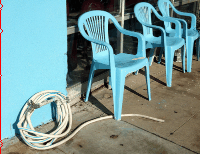
#> input picture study/计算机视觉实验/data/seamCarvingOut/46.gif, 200 x 154 px, given in place of 46.png, which was not available
$ python segmentation.py   (older library calls are emulated)
#> lines starting #> are read from the running program, lines starting #| are printed output that depends on the picture; pictures that were not available may be replaced by others from this repository, and a replacement may not be noted
# 放在data文件夹同目录下~

import cv2, os, numpy as np, random

def cal(x, y):
    return ((x[0]-y[0])**2 + (x[1]-y[1])**2 + (x[2]-y[2])**2) ** (1/2)

def find(fa, k):
    if fa[k] != k:
        fa[k] = find(fa, fa[k])
    return fa[k]

def getMiddle(index, p):
    n, m = p.shape[:2]
    middleImage, l, s = np.zeros((n, m, 3), dtype=np.uint32), [], []
    for i in range(n):
        for j in range(m):
            if p[i, j] not in l: l.append(p[i, j])
    for i in range(len(l)):
        s.append((random.randint(0, 255), random.randint(0, 255), random.randint(0, 255)))
    for i in range(n):
        for j in range(m):
            middleImage[i, j, :] = s[l.index(p[i, j])]
    cv2.imwrite('data/segmentationOut/' + index + '_middle.png', middleImage.astype(np.float64))

def test(index, k):
    # 初始化
#> called with index = '46', k = 500
    inImage = cv2.imread('data/imgs/' + index + '.png').astype(np.float64)
    mask = cv2.imread('data/gt/' + index + '.png', 0).astype(np.uint32)
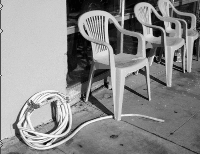
#> mask: shape (154, 200) uint32; min 2, max 248, mean 139.6
    if not os.path.exists('data/segmentationOut'): os.mkdir('data/segmentationOut')
    n, m = inImage.shape[:2]
#> n = 154; m = 200
    fa, size, threshold = np.zeros(n*m, dtype=np.uint32), np.zeros(n*m, dtype=np.uint32), np.zeros(n*m, dtype=np.float)
    for i in range(n*m):
        fa[i], size[i], threshold[i] = i, 1, k
    # 分割区域
    lis = []
    for i in range(n):
        for j in range(m-1):
            lis.append((i, j, i, j+1, cal(inImage[i, j], inImage[i, j+1])))
#> after the loop, lis = 30646 items
    for i in range(n-1):
        for j in range(m):
            lis.append((i, j, i+1, j, cal(inImage[i, j], inImage[i+1, j])))
#> after the loop, lis = 61246 items
    lis.sort(key=lambda edge: edge[4])
    for edge in lis:
        a, b = find(fa, edge[0]*m+edge[1]), find(fa, edge[2]*m+edge[3])
        if a != b and edge[4] <= threshold[a] and edge[4] <= threshold[b]:
            fa[b] = a
            size[a] += size[b]
            threshold[a] = edge[4] + k/size[a]
#> this loop made 61246 passes
#> (edge, a, b) on passes 1 to 3: ((0, 5, 0, 6, 0), 5, 6), ((0, 11, 0, 12, 0), 11, 12), ((0, 15, 0, 16, 0), 15, 16)
    # 合并<50的区域
    for edge in lis:
        a, b = find(fa, edge[0]*m+edge[1]), find(fa, edge[2]*m+edge[3])
        if a != b and (size[a] < 50 or size[b] < 50):
            fa[b] = a
            size[a] += size[b]
#> this loop made 61246 passes
#> (edge, a, b) on passes 1 to 3: ((0, 5, 0, 6, 0), 201, 201), ((0, 11, 0, 12, 0), 212, 212), ((0, 15, 0, 16, 0), 212, 212)
    # 区域标号
    p, l = np.zeros((n, m), dtype=np.uint32), []
#> l = []
    for i in range(n):
        for j in range(m):
            p[i, j] = find(fa, i*m+j)
            if p[i, j] not in l: l.append(p[i, j])
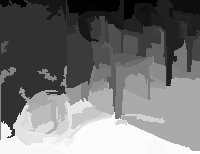
#> p: shape (154, 200) uint32; min 101, max 29179, mean 13584.8; drawn with min black and max white
#> after the loop, l = 94 values, max 29179 at index 93, min 101 at index 5, mean 14000.2
    getMiddle(index, p)
#> in getMiddle, `n, m = p.shape[:2]`: n = 154; m = 200
#> the loop in getMiddle, `for i in range(len(l)):` made 94 passes
#> after the loop in getMiddle, `for i in range(len(l)):`: s = 94 items, first 6: (197, 215, 20), (132, 248, 207), (155, 244, 183), (111, 71, 144), (71, 48, 128), (75, 158, 50)
#> after the loop in getMiddle, `for i in range(n):`:
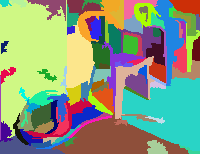
#> middleImage: shape (154, 200, 3) uint32; mean of channels 0, 1, 2 125, 154, 137.6; drawn as B, G, R
    # 判断区域是否为前景/背景
    l1, l2, l3 = [0] * len(l), [0] * len(l), [0] * len(l)
#> l1 = 94 values from 0 to 0; l2 = 94 values from 0 to 0; l3 = 94 values from 0 to 0
    for i in range(n):
        for j in range(m):
            if mask[i, j] == 255: l1[l.index(p[i, j])] += 1
            else: l2[l.index(p[i, j])] += 1
#> after the loop, l2 = 94 values, max 6066 at index 1, min 50 at index 75, mean 327.7
    for i in range(len(l)):
        if l1[i]+l2[i] > 0 and l1[i] / (l1[i]+l2[i]) >= 0.5: l3[i] = 255
        else: l3[i] = 0
#> this loop made 94 passes
    # 计算IOU
    a, b, c = 0, 0, 0
    for i in range(n):
        for j in range(m):
            p[i, j] = l3[l.index(p[i, j])]
            if p[i, j] == 255 and mask[i, j] == 255: c += 1
            elif p[i, j] == 255: a += 1
            elif mask[i, j] == 255: b += 1
#> p: shape (154, 200) uint32; every value is 0
#> after the loop, a = 0; b = 0; c = 0
#> (the run stopped early here; a loop or call above may not have finished)

$ run again, with study/计算机视觉实验/data/seamCarvingOut/146.png saved as study/计算机视觉实验/data/seamCarvingOut/46.gif
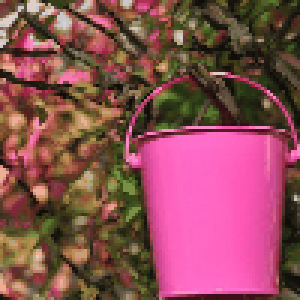
#> input picture study/计算机视觉实验/data/seamCarvingOut/146.png, 100 x 100 px, given in place of 46.png, which was not available (shown 3 times larger)
#> after the loop in test, `for i in range(n):`: lis = 9900 items, first 6: (0, 0, 0, 1, 43.93), (0, 1, 0, 2, 63.91), (0, 2, 0, 3, 23.49), (0, 3, 0, 4, 18.25), (0, 4, 0, 5, 15.81), (0, 5, 0, 6, 42.36)
#> the loop in test, `for i in range(n-1):` made 99 passes
#> after the loop in test, `for i in range(n-1):`: lis = 19800 items, first 6: (0, 0, 0, 1, 43.93), (0, 1, 0, 2, 63.91), (0, 2, 0, 3, 23.49), (0, 3, 0, 4, 18.25), (0, 4, 0, 5, 15.81), (0, 5, 0, 6, 42.36)
#> the loop in test, `for edge in lis:` made 19800 passes
#> (edge, a, b) on passes 1 to 3: ((0, 10, 0, 11, 0), 10, 11), ((0, 41, 0, 42, 0), 41, 42), ((0, 42, 0, 43, 0), 41, 43)
#> after the loop in test, `for edge in lis:`: fa = 10000 values, max 9968 at index 9969, min 0 at index 0, mean 4499.8; size = 10000 values, max 1852 at index 7231, min 1 at index 1, mean 24.17; threshold = 10000 values, max 500 at index 1, min 2.48 at index 6762, mean 346.8
#> the loop in test, `for edge in lis:` made 19800 passes
#> (edge, a, b) on passes 1 to 3: ((0, 10, 0, 11, 0), 309, 309), ((0, 41, 0, 42, 0), 40, 40), ((0, 42, 0, 43, 0), 40, 40)
#> after the loop in test, `for edge in lis:`: fa = 10000 values, max 9800 at index 7800, min 0 at index 1, mean 4519.5; size = 10000 values, max 2227 at index 4612, min 1 at index 1, mean 35.09
#> after the loop in test, `for i in range(n):`:
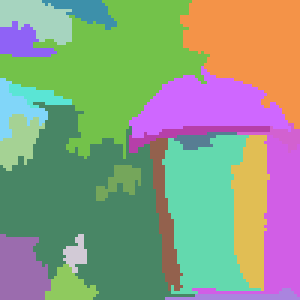
#> p: shape (100, 100) uint32 (shown 3 times larger); 22 distinct labels, from 9 to 9800; one colour per label, 0 black
#> after the loop in test, `for i in range(n):`: l = [9, 123, 2721, 75, 704, 3053, 2601, 3220, 4612, 5602, 4399, 4261, 4469, 9660, 7587, 9494, 4652, 6039, 9800, 8621, 8919, 9793]
#> in getMiddle, `n, m = p.shape[:2]`: n = 100
#> the loop in getMiddle, `for i in range(len(l)):` made 22 passes
#> after the loop in getMiddle, `for i in range(len(l)):`: s = 22 items, first 6: (197, 215, 20), (132, 248, 207), (155, 244, 183), (111, 71, 144), (71, 48, 128), (75, 158, 50)
#> after the loop in getMiddle, `for i in range(n):`:
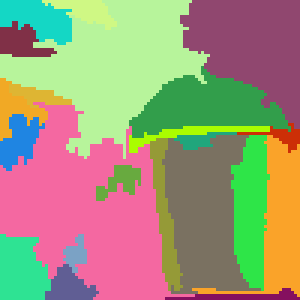
#> middleImage: shape (100, 100, 3) uint32 (shown 3 times larger); mean of channels 0, 1, 2 120.3, 151.9, 159.4; drawn as B, G, R
#> in test, `l1, l2, l3 = [0] * len(l), [0] * len(l), [0] * len(l)`: l1 = [0, 0, 0, 0, 0, 0, 0, 0, 0, 0, 0, 0, 0, 0, 0, 0, 0, 0, 0, 0, 0, 0]; l2 has the same summary as l1; l3 has the same summary as l1
#> after the loop in test, `for i in range(n):`: l2 = [244, 121, 1767, 1098, 137, 691, 133, 84, 2227, 165, 63, 121, 60, 1103, 484, 600, 227, 96, 304, 60, 128, 87]
#> the loop in test, `for i in range(len(l)):` made 22 passes
#> after the loop in test, `for i in range(n):`: a = 0

$ run again, with study/计算机视觉实验/data/seamCarvingOut/446.png saved as study/计算机视觉实验/data/seamCarvingOut/46.gif
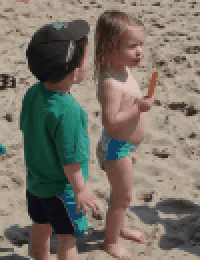
#> input picture study/计算机视觉实验/data/seamCarvingOut/446.png, 100 x 130 px, given in place of 46.png, which was not available (shown 2 times larger)
#> after the loop in test, `for i in range(n):`: lis = 12870 items, first 6: (0, 0, 0, 1, 6.93), (0, 1, 0, 2, 6.16), (0, 2, 0, 3, 12.88), (0, 3, 0, 4, 23.19), (0, 4, 0, 5, 24.41), (0, 5, 0, 6, 5.92)
#> the loop in test, `for i in range(n-1):` made 129 passes
#> after the loop in test, `for i in range(n-1):`: lis = 25770 items
#> the loop in test, `for edge in lis:` made 25770 passes
#> (edge, a, b) on passes 1 to 3: ((0, 8, 0, 9, 0), 8, 9), ((0, 12, 0, 13, 0), 12, 13), ((1, 50, 1, 51, 0), 150, 151)
#> after the loop in test, `for edge in lis:`: fa = 13000 values, max 12990 at index 12996, min 0 at index 1, mean 6475.9; size = 13000 values, max 2147 at index 8063, min 1 at index 2, mean 18.95; threshold = 13000 values, max 500 at index 2, min 4.99 at index 10129, mean 337.5
#> the loop in test, `for edge in lis:` made 25770 passes
#> (edge, a, b) on passes 1 to 3: ((0, 8, 0, 9, 0), 8, 8), ((0, 12, 0, 13, 0), 8, 8), ((1, 50, 1, 51, 0), 3465, 3465)
#> after the loop in test, `for edge in lis:`: fa = 13000 values, max 12943 at index 12646, min 8 at index 5, mean 6440; size = 13000 values, max 2546 at index 8985, min 1 at index 2, mean 30.59
#> after the loop in test, `for i in range(n):`:
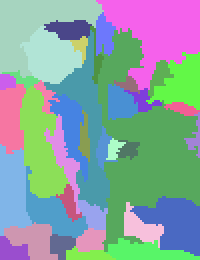
#> p: shape (130, 100) uint32 (shown 2 times larger); 39 distinct labels, from 845 to 12815; one colour per label, 0 black
#> after the loop in test, `for i in range(n):`: l = 39 values, max 12815 at index 33, min 845 at index 0, mean 6675
#> in getMiddle, `n, m = p.shape[:2]`: n = 130; m = 100
#> the loop in getMiddle, `for i in range(len(l)):` made 39 passes
#> after the loop in getMiddle, `for i in range(len(l)):`: s = 39 items, first 6: (197, 215, 20), (132, 248, 207), (155, 244, 183), (111, 71, 144), (71, 48, 128), (75, 158, 50)
#> after the loop in getMiddle, `for i in range(n):`:
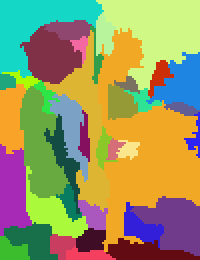
#> middleImage: shape (130, 100, 3) uint32 (shown 2 times larger); mean of channels 0, 1, 2 98.6, 149.8, 151.1; drawn as B, G, R
#> in test, `l1, l2, l3 = [0] * len(l), [0] * len(l), [0] * len(l)`: l1 = 39 values from 0 to 0
#> after the loop in test, `for i in range(n):`: l2 = 39 values, max 2546 at index 6, min 55 at index 12, mean 333.3
#> the loop in test, `for i in range(len(l)):` made 39 passes
#> after the loop in test, `for i in range(n):`: a = 0

$ run again, with study/计算机视觉实验/data/seamCarvingOut/546.png saved as study/计算机视觉实验/data/seamCarvingOut/46.gif
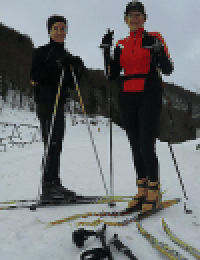
#> input picture study/计算机视觉实验/data/seamCarvingOut/546.png, 100 x 130 px, given in place of 46.png, which was not available (shown 2 times larger)
#> after the loop in test, `for i in range(n):`: lis = 12870 items, first 6: (0, 0, 0, 1, 0), (0, 1, 0, 2, 5.39), (0, 2, 0, 3, 4.58), (0, 3, 0, 4, 4.58), (0, 4, 0, 5, 0), (0, 5, 0, 6, 3)
#> the loop in test, `for i in range(n-1):` made 129 passes
#> after the loop in test, `for i in range(n-1):`: lis = 25770 items
#> the loop in test, `for edge in lis:` made 25770 passes
#> (edge, a, b) on passes 1 to 3: ((0, 0, 0, 1, 0), 0, 1), ((0, 4, 0, 5, 0), 4, 5), ((0, 8, 0, 9, 0), 8, 9)
#> after the loop in test, `for edge in lis:`: fa = 13000 values, max 12998 at index 12999, min 0 at index 0, mean 6105.5; size = 13000 values, max 2808 at index 4309, min 1 at index 1, mean 31.07; threshold = 13000 values, max 500 at index 1, min 2.56 at index 958, mean 341.7
#> the loop in test, `for edge in lis:` made 25770 passes
#> (edge, a, b) on passes 1 to 3: ((0, 0, 0, 1, 0), 0, 0), ((0, 4, 0, 5, 0), 1262, 1262), ((0, 8, 0, 9, 0), 1262, 1262)
#> after the loop in test, `for edge in lis:`: fa = 13000 values, max 12890 at index 11170, min 0 at index 1, mean 6028.9; size = 13000 values, max 3211 at index 3342, min 1 at index 1, mean 42.91
#> after the loop in test, `for i in range(n):`:
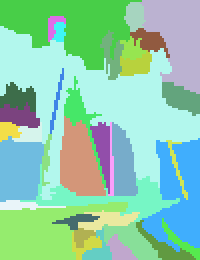
#> p: shape (130, 100) uint32 (shown 2 times larger); 37 distinct labels, from 166 to 12351; one colour per label, 0 black
#> after the loop in test, `for i in range(n):`: l = 37 values, max 12351 at index 34, min 166 at index 2, mean 6904.5
#> in getMiddle, `n, m = p.shape[:2]`: n = 130; m = 100
#> the loop in getMiddle, `for i in range(len(l)):` made 37 passes
#> after the loop in getMiddle, `for i in range(len(l)):`: s = 37 items, first 6: (197, 215, 20), (132, 248, 207), (155, 244, 183), (111, 71, 144), (71, 48, 128), (75, 158, 50)
#> after the loop in getMiddle, `for i in range(n):`:
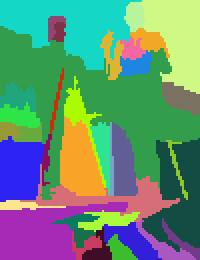
#> middleImage: shape (130, 100, 3) uint32 (shown 2 times larger); mean of channels 0, 1, 2 117.3, 143, 100.9; drawn as B, G, R
#> in test, `l1, l2, l3 = [0] * len(l), [0] * len(l), [0] * len(l)`: l1 = 37 values from 0 to 0
#> after the loop in test, `for i in range(n):`: l2 = 37 values, max 3211 at index 5, min 51 at index 4, mean 351.4
#> the loop in test, `for i in range(len(l)):` made 37 passes
#> after the loop in test, `for i in range(n):`: a = 0
